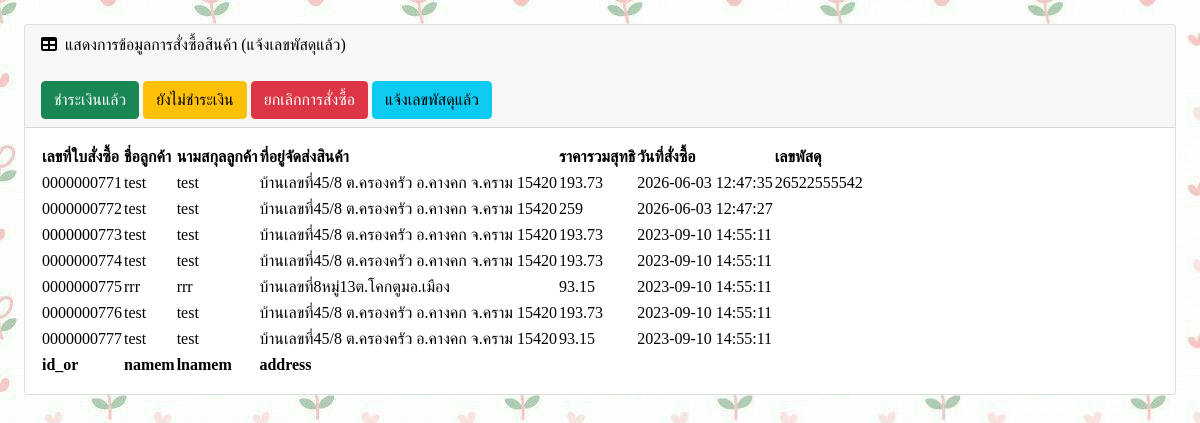
/ad_ems_yes.php, run on the app's committed database.
### tables this page shows
CREATE TABLE `order_tbl` (
  `id_or` int(10) UNSIGNED ZEROFILL NOT NULL COMMENT 'เลขที่ใบสั่งซื้อ',
  `idc` int(13) NOT NULL COMMENT 'รหัสบัตรประชาชน',
  `namem` varchar(100) NOT NULL COMMENT 'ชื่อผู้รับ',
  `lnamem` varchar(100) NOT NULL COMMENT 'นามสกุลผู้รับ',
  `address` text NOT NULL COMMENT 'ที่อยู่ผู้รับ',
  `total_price` float NOT NULL COMMENT 'ราคาสุทธิ',
  `order_status` varchar(1) NOT NULL COMMENT 'สถานะการสั่งซื้อ\r\n0=ยกเลิกการสั่งซื้อ\r\n1=สั่งซื้อ\r\n2=ชำระเงิน',
  `reg_date` timestamp NOT NULL DEFAULT current_timestamp() ON UPDATE current_timestamp() COMMENT 'วันที่การสั่งซื้อ',
  `ems` varchar(100) NOT NULL
);

### ad_ems_yes.php (the view, shortened to what this page needs)
<?php include 'connect.php'; ?>
<!DOCTYPE html>
<html lang="en">
    <head>
        <link href="https://cdn.jsdelivr.net/npm/simple-datatables@7.1.2/dist/style.min.css" rel="stylesheet" />
        <link href="https://cdn.jsdelivr.net/npm/bootstrap@5.0.0-beta3/dist/css/bootstrap.min.css" rel="stylesheet" />
    </head>
<body  background="ad_image/33.jpg" >
            <div id="layoutSidenav_content">
                <main>
                    <div class="container-fluid px-4">
                        <div class="card mb-4 mt-4">
                            <div class="card-header">
                                <i class="fas fa-table me-1"></i>
                                แสดงการข้อมูลการสั่งซื้อสินค้า (แจ้งเลขพัสดุแล้ว)
                                <div><br>
                                <a href="re_order_yes.php"><button type="button" class="btn btn-success">ชำระเงินแล้ว</button></a>
                                <a href="re_order.php"><button type="button" class="btn btn-warning">ยังไม่ชำระเงิน</button></a>
                                <a href="re_order_no.php"><button type="button" class="btn btn-danger">ยกเลิกการสั่งซื้อ</button></a>
                                <a href="ad_ems_yes.php"><button type="button" class="btn btn-info">แจ้งเลขพัสดุแล้ว</button></a>
                                </div>
                            </div>
                            <div class="card-body">
                                <table id="datatablesSimple">
                                    <thead>
                                        <tr>
                                            <th>เลขที่ใบสั่งซื้อ</th>
                                            <th>ชื่อลูกค้า</th>
                                            <th>นามสกุลลูกค้า</th>
                                            <th>ที่อยู่จัดส่งสินค้า</th>
                                            <th>ราคารวมสุทธิ</th>
                                            <th>วันที่สั่งซื้อ</th>
                                            <th>เลขพัสดุ</th>
                                        </tr>
                                    </thead>
                                    <tfoot>
                                        <tr>
                                            <th>id_or</th>
                                            <th>namem</th>
                                            <th>lnamem</th>
                                            <th>address</th>
                                        </tr>
                                    </tfoot>
                                    <tbody>
<?php
$sql = "SELECT * FROM order_tbl WHERE order_status='3' ORDER BY reg_date DESC";
$result=mysqli_query($conn,$sql);
while($row=mysqli_fetch_array($result)){
?>
                                        <tr>
                                            <td><?=$row['id_or']?></td>
                                            <td><?=$row['namem']?></td>
                                            <td><?=$row['lnamem']?></td>
                                            <td><?=$row['address']?></td>
                                            <td><?=$row['total_price']?></td>
                                            <td><?=$row['reg_date']?></td>
                                            <td><?=$row['ems']?></td>
                                        </tr>
                                    <?php
                                    }
                                    ?>
                                    </tbody>
                                </table>
                            </div>
                        </div>
                    </div>
                </main>
            </div>
    </body>
</html>

### ad_ems_yes.php (style rules this page uses)
body { font-family: 'Mali', cursive ; color:#000; background-size: auto; }

### data on the page
order_tbl: id_or "0000000771", namem "test", lnamem "test", address "บ้านเลขที่45/8 ต.ครองครัว อ.คางคก จ.คราม 15420", total_price "193.73", reg_date "2026-06-03 12:47:35", ems "26522555542"
order_tbl: id_or "0000000772", namem "test", lnamem "test", address "บ้านเลขที่45/8 ต.ครองครัว อ.คางคก จ.คราม 15420", total_price "259", reg_date "2026-06-03 12:47:27"
order_tbl: id_or "0000000773", namem "test", lnamem "test", address "บ้านเลขที่45/8 ต.ครองครัว อ.คางคก จ.คราม 15420", total_price "193.73", reg_date "2023-09-10 14:55:11"
order_tbl: id_or "0000000774", namem "test", lnamem "test", address "บ้านเลขที่45/8 ต.ครองครัว อ.คางคก จ.คราม 15420", total_price "193.73", reg_date "2023-09-10 14:55:11"
order_tbl: id_or "0000000775", namem "rrr", lnamem "rrr", address "บ้านเลขที่8หมู่13ต.โคกตูมอ.เมือง", total_price "93.15", reg_date "2023-09-10 14:55:11"
order_tbl: id_or "0000000776", namem "test", lnamem "test", address "บ้านเลขที่45/8 ต.ครองครัว อ.คางคก จ.คราม 15420", total_price "193.73", reg_date "2023-09-10 14:55:11"
order_tbl: id_or "0000000777", namem "test", lnamem "test", address "บ้านเลขที่45/8 ต.ครองครัว อ.คางคก จ.คราม 15420", total_price "93.15", reg_date "2023-09-10 14:55:11"
